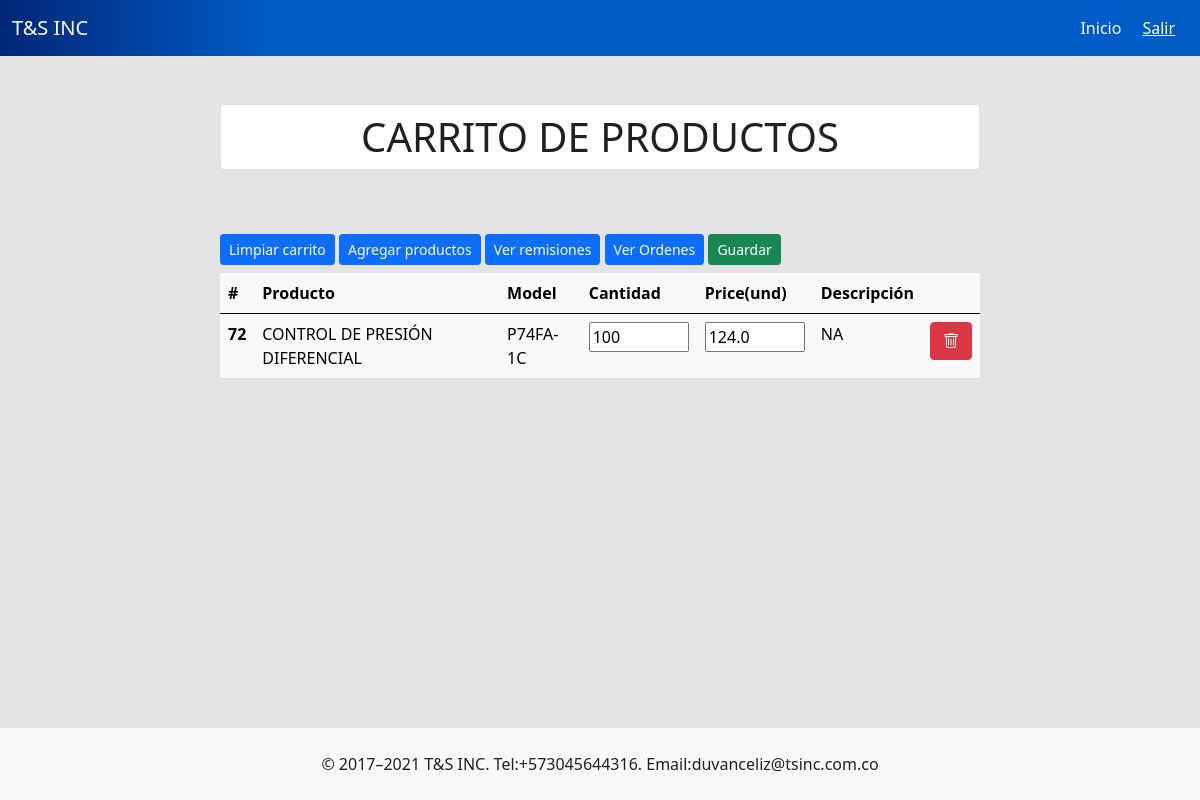
The app's page /carpage/ (signed in), older data.
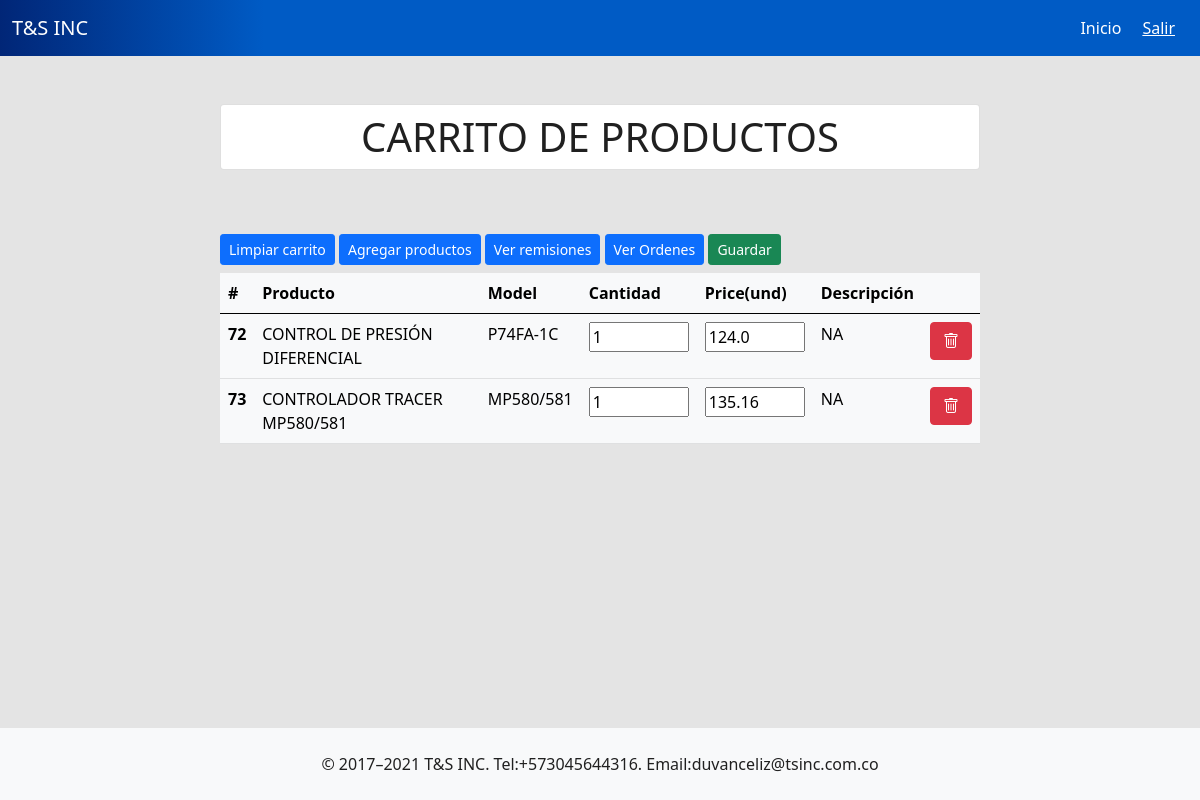
The same page, newer data.
### tsinc/models.py (models this page shows, shortened)
class ProductBox(models.Model):
    product = models.ForeignKey(Product,on_delete=models.CASCADE)
    quantity = models.IntegerField(default=0)
    price = models.FloatField(default=0)
    usersession = models.ForeignKey(User,on_delete=models.CASCADE)

class Product(models.Model):
    code = models.CharField(max_length=200, default=None)
    product_name = models.CharField(max_length=200, default=None)
    factory_ref = models.CharField(max_length=200, default=None)
    model = models.CharField(max_length=200, default=None)
    sale_price = models.FloatField(default=0)
    purcharse_price = models.FloatField(default=0)
    brand = models.CharField(max_length=200, default=None)
    location = models.CharField(max_length=200, default=None)
    quantity = models.IntegerField()
    point = models.CharField(max_length=100,null=True,blank=True)
    description = models.TextField(validators=[MaxLengthValidator(500)], null=True)
    min_stock = models.IntegerField(default=0)
    iva = models.BooleanField(default=False)
    date = models.DateField(default=datetime.date.today)

### tsinc/views.py (the view)
# urls.py: path('carpage/', views.carpage, name='carpage'),
def carpage(request):
    productbox = ProductBox.objects.filter(usersession = request.user).all()
    return render(request,"carpage.html",{'productbox':productbox})

### tsinc/templates/carpage.html (shortened to what this page needs)
{% extends 'layout.html' %} {% block body %} {% load static %}
<div class="container">
    <div class="row">
        <div class="col-md-2"></div>
        <div class="col-md-8">
            <h4 class="display-6  text-center card p-2">CARRITO DE PRODUCTOS</h4>
        </div>
        <div class="col-md-2"></div>
    </div>
    <div class="row">
       <div class="col-md-2">
       </div>
       <div class="col-md-8">
        {% include 'components/car.html' %}
       </div>
       <div class="col-md-2"></div>
    </div>
  </div>
{% endblock %}

### tsinc/templates/components/car.html (shortened to what this page needs)
  <a href="{% url 'clean_productbox' %}" class="btn btn-primary btn-sm mb-2">Limpiar carrito</a>
  <a href="{% url 'product' %}" class="btn btn-primary btn-sm mb-2">Agregar productos</a>
  <a href="{% url 'remissions' %}" class="btn btn-primary btn-sm mb-2">Ver remisiones</a>
  <a href="{% url 'purcharse_order' %}" class="btn btn-primary btn-sm mb-2">Ver Ordenes</a>
  <button class="btn btn-success btn-sm mb-2" id="btn-save">Guardar</button>
  <div class="table-responsive">
    <table class="table table-hover table-light">
      <thead>
        <tr>
          <th scope="col">#</th>
          <th scope="col">Producto</th>
          <th scope="col">Model</th>
          <th scope="col">Cantidad</th>
          <th scope="col">Price(und)</th>
          <th scope="col">Descripción</th>
          <th></th>
        </tr>
      </thead>
      <tbody id="car">
        <tr>
          {% for product in productbox %}
          <th scope="row">{{product.id}}</th>
          <td>{{product.product.product_name}}</td>
          <td>{{product.product.model}}</td>
          <td><input type="number" value="{{product.quantity}}" style="width: 100px;" id="quantity{{product.id}}"></td>
          <td><input type="number" value="{{product.price}}" style="width: 100px;" id="price{{product.id}}"></td>
          <td>{{product.product.description}}</td>
          <td>
            <a href="{% url 'subtract_product' product.id %}" class="btn btn-danger bnt-sm"><i class="bi bi-trash"></i></a>
          </td>
        </tr>
        {%endfor%}
      </tbody>
    </table>
  </div>
  {% load static %}

Row changes from the older to the newer data that the page shows:
changed ProductBox "CONTROL DE PRESIÓN DIFERENCIAL": quantity "100" → "1"
added ProductBox: id "73", product.product_name "CONTROLADOR TRACER MP580/581", product.model "MP580/581", quantity "1", price "135.16", product.description "NA"
